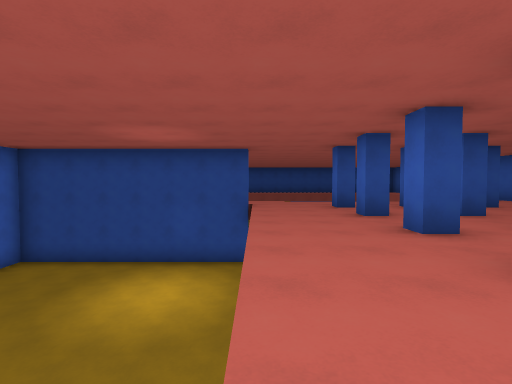
[1] (above)

16 first-person views from a walk through a level from a Godot 3-D game. The camera is 1.4 m above the floor, tilts 2° down and sees 85° across. The floor is counted in squares, 2 m on a side. Each view is taken from the middle of a square. On the plan, view 1 faces up. The plan holds only what a view shows up to about 9 squares ahead; the rest is blank. The place goes on beyond the plan.

[2]
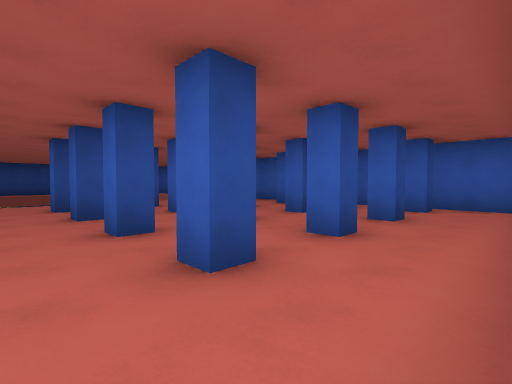

[3]
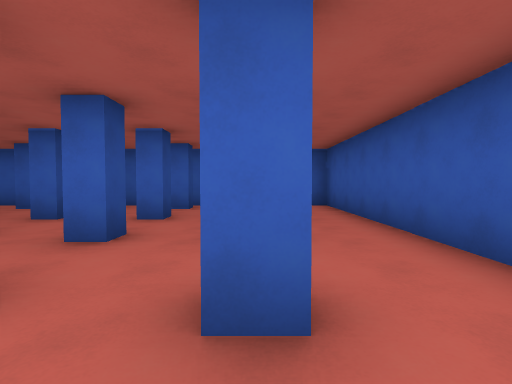

[4]
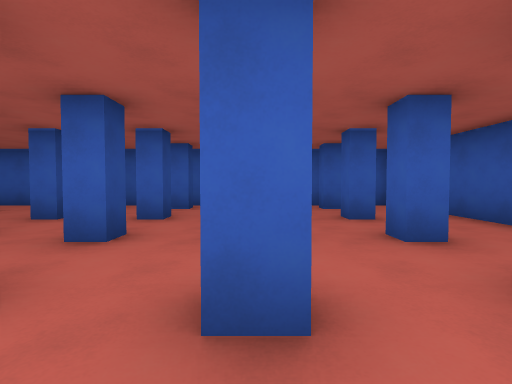

[5]
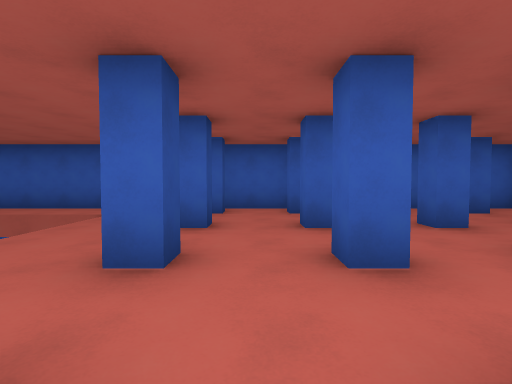

[6]
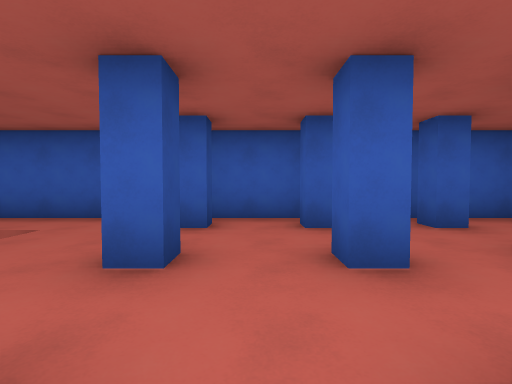

[7]
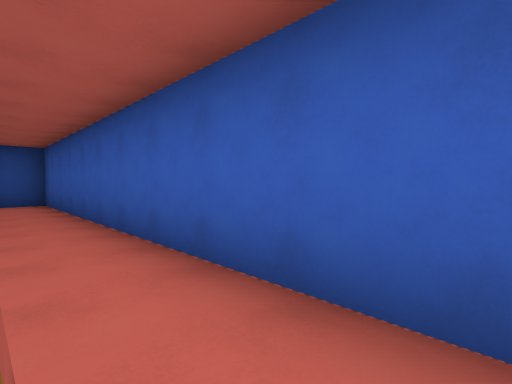

[8]
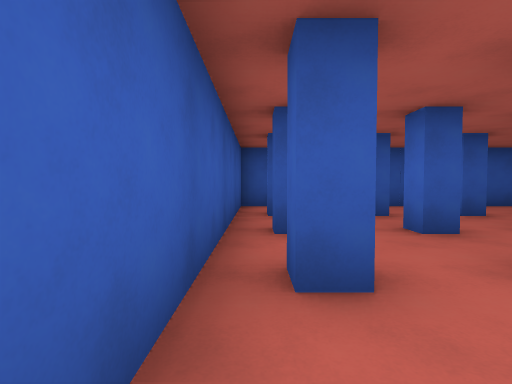

[9]
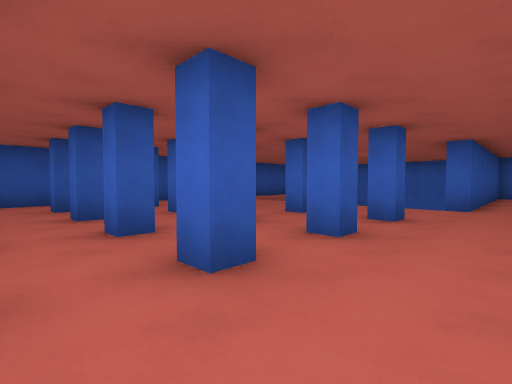

[10]
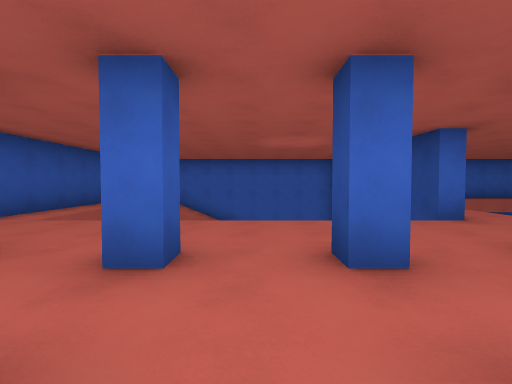

[11]
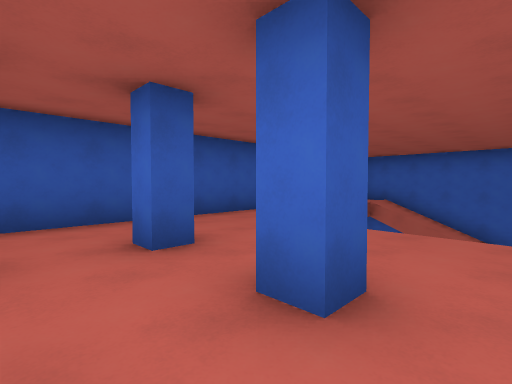

[12]
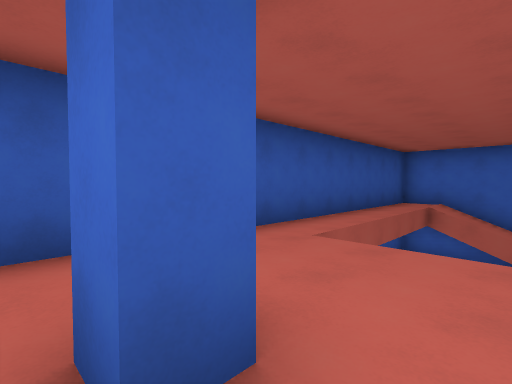

[13]
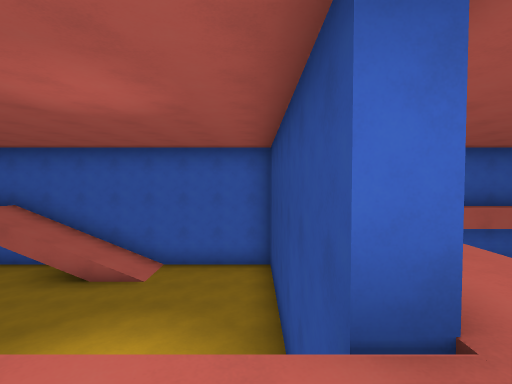

[14]
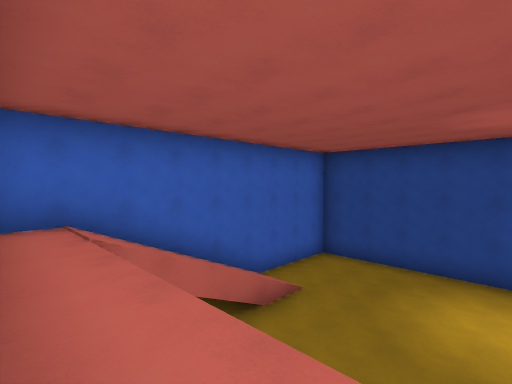

[15]
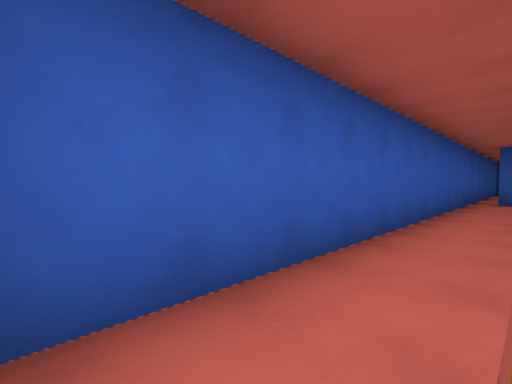

[16]
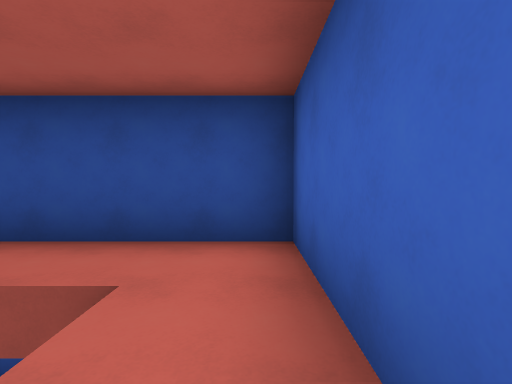

### Floor plan
Key: @ floor where view 1 was taken; # wall or solid block; . main floor; - floor 3.5 m lower than the main floor; / step, stairs or slope.
Columns run from 8 left of view 1 to 10 right of it. Each row starts with its distance up from view 1.
 20               #####
 19               ....#
 18                //.#
 17                 /.#
 16 #               /.#
 15 #./             /.#
 14 #./             /.#
 13                 /.#
 12                 /.#
 11                 /.#
 10       ...////////.#
  9 ########..........#
  8 #-------/.#.#.#.#.#
  7 #-------/.........#
  6 #-------/.#.#.#.#.#
  5 #//-----/.........#
  4 #//-----/.#.#.#.#.#
  3 #//-----/.........#
  2 #//-    /.#.#.#.#.#
  1 #////////.........#
  0 #.......@.........#
 -1 ###################

Where each view was taken, in squares from view 1:
view 1: 0 up, 0 right, facing up
view 2: 0 up, 1 right, facing up-right
view 3: 2 up, 1 right, facing right
view 4: 4 up, 1 right, facing right
view 5: 7 up, 2 right, facing right
view 6: 7 up, 4 right, facing right
view 7: 9 up, 8 right, facing up-right
view 8: 8 up, 9 right, facing down
view 9: 10 up, 8 right, facing down-left
view 10: 5 up, 5 right, facing left
view 11: 5 up, 4 right, facing down-left
view 12: 3 up, 3 right, facing down-left
view 13: 8 up, 1 right, facing left
view 14: 0 up, 2 left, facing up-left
view 15: 19 up, 8 right, facing down-right
view 16: 16 up, 9 right, facing up
